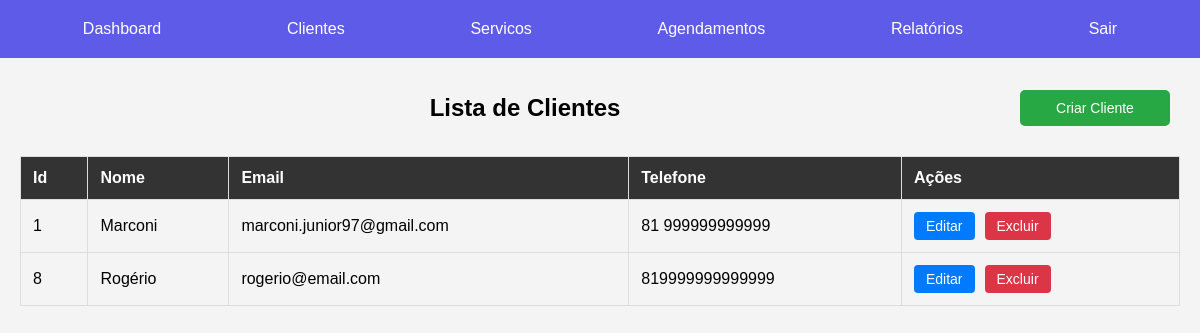
The page /clientes/ (signed in) on the database as committed earlier.
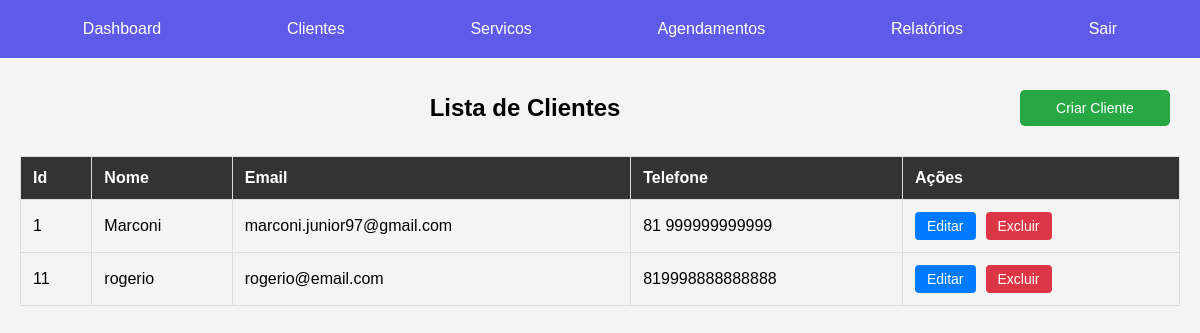
The same page on the database as committed later.
### pdv/models.py (models this page shows, shortened)
class Cliente(models.Model):
    nome = models.CharField(max_length=100)
    telefone = models.CharField(max_length=15)
    email = models.EmailField()

### pdv/views.py (the view)
# urls.py: path('clientes/', clientes_view, name='clientes'),
@login_required
def clientes_view(request):
    clientes = Cliente.objects.all()
    return render(request, 'pdv/clientes.html', {'clientes': clientes})

### pdv/templates/pdv/clientes.html (shortened to what this page needs)
{% extends 'pdv/base.html' %}
{% load static %}
{% block extra_styles %}
<link rel="stylesheet" href="{% static 'tabelas/tabelas.css' %}">
{% endblock %}
{% block content %}
<div class="titulo">
    <h2>Lista de Clientes</h2>
    <a href="{% url 'criar_cliente' %}" class="btn">Criar Cliente</a>
</div>
<table>
    <tr>
        <th>Id</th>
        <th>Nome</th>
        <th>Email</th>
        <th>Telefone</th>
        <th>Ações</th>
    </tr>
    {% for cliente in clientes %}
        <tr>
            <td>{{ cliente.id }}</td>
            <td>{{ cliente.nome }}</td>
            <td>{{ cliente.email }}</td>
            <td>{{ cliente.telefone }}</td>
            <td>
                <div class="btn-group">
                    <a href="{% url 'editar_cliente' cliente.id %}" class="btn-editar">Editar</a>
                    <a href="{% url 'excluir_cliente' cliente.id %}" class="btn-excluir">Excluir</a>
                </div>
            </td>
        </tr>
    {% endfor %}
</table>
{% endblock %}

### pdv/templates/pdv/base.html (shortened to what this page needs)
<!DOCTYPE html>
<html lang="pt-BR">
<head>
    {% load static %}
    <link rel="stylesheet" type="text/css" href="{% static 'global/style.css' %}">
    {% block extra_styles %}{% endblock %}
</head>
<body>
    <header>
        {% with excluded_routes='/login/,/register/' %}
            {% if request.path not in excluded_routes %}
                <nav>
                    <a href="{% url 'dashboard' %}">Dashboard</a>
                    <a href="{% url 'clientes' %}">Clientes</a>
                    <a href="{% url 'servicos' %}">Servicos</a>
                    <a href="{% url 'agendamentos' %}">Agendamentos</a>
                    <a href="{% url 'relatorios' %}">Relatórios</a>
                    <a href="{% url 'logout' %}">Sair</a>
                </nav>
            {% endif %}
        {% endwith %}
    </header>
    <main>
        {% block content %}{% endblock %}
    </main>
</body>
</html>

### pdv/static/global/style.css (style rules this page uses)
body { margin: 0; font-family: Arial, sans-serif; }
header { background-color: #5e5be9; color: white; padding: 10px 20px; position: fixed; top: 0; left: 0; right: 0; z-index: 1000; }
nav { display: flex; justify-content: space-around; }
nav a { color: white; text-decoration: none; padding: 10px 15px; transition: background-color 0.3s; }
main { margin-top: 60px; padding: 20px; }
.btn { display: inline-block; width: 150px; padding: 10px 0; background-color: #28a745; color: white; text-align: center; text-decoration: none; border: none; border-radius: 5px; cursor: pointer; font-size: 14px; transition: background-color 0.3s; }
.titulo { display: flex; justify-content: space-between; align-items: center; padding: 10px; }
.titulo h2 { margin: 0; flex-grow: 1; text-align: center; }

### pdv/static/tabelas/tabelas.css (style rules this page uses)
body { margin: 0; font-family: Arial, sans-serif; background-color: #f4f4f4; }
h2 { text-align: center; margin-top: 20px; }
table { width: 100%; border-collapse: collapse; margin: 20px 0; }
th, td { border: 1px solid #ddd; padding: 12px; text-align: left; }
th { background-color: #333; color: white; }
.btn-group { display: flex; gap: 10px; align-items: center; }
.btn-editar, .btn-excluir { padding: 6px 12px; border-radius: 4px; font-size: 14px; text-decoration: none; font-weight: 500; color: white; display: inline-block; }
.btn-editar { background-color: #007bff; }
.btn-excluir { background-color: #dc3545; }

Rows that differ between the two databases and show on the page:
removed Cliente: id "8", nome "Rogério", email "rogerio@email.com", telefone "819999999999999"
added Cliente: id "11", nome "rogerio", email "rogerio@email.com", telefone "819998888888888"
